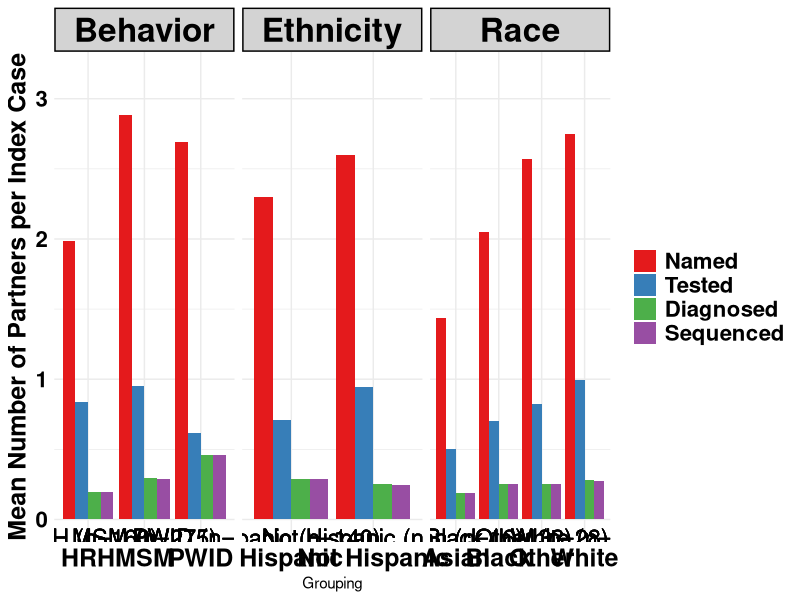

This chart was generated by the following R code:
library(tidyr)
library(ggplot2)

# Behavior Data
df <- data.frame(
  Grouping = c("MSM", "PWID", "HRH"),
  Named_Mean = c(794/275, 70/26, 318/160),
  Tested_Mean = c(262/275, 16/26, 134/160),
  Diagnosed_Mean = c(81/275, 12/26, 31/160),
  Sequenced_Mean = c(79/275, 12/26, 31/160),
  N = c("MSM (n=275)", "PWID (n=26)", "HRH (n=160)")
)
df_long <- df %>%
  gather(Category, Value, -Grouping, -N)
df_long$Category <- factor(df_long$Category, levels = c("Named_Mean", "Tested_Mean", "Diagnosed_Mean", "Sequenced_Mean"))

# Race Data
df_race <- data.frame(
  Grouping = c("White", "Black", "Asian", "Other"),
  Named_Mean = c(861/313, 273/133, 23/16, 72/28),
  Tested_Mean = c(311/313, 93/133, 8/16, 23/28),
  Diagnosed_Mean = c(88/313, 34/133, 3/16, 7/28),
  Sequenced_Mean = c(86/313, 34/133, 3/16, 7/28),
  N = c("White (n=313)", "Black (n=133)", "Asian (n=16)", "Other (n=28)")
)
df_race_long <- df_race %>%
  gather(Category, Value, -Grouping, -N)
df_race_long$Category <- factor(df_race_long$Category, levels = c("Named_Mean", "Tested_Mean", "Diagnosed_Mean", "Sequenced_Mean"))

# Ethnicity Data
df_ethnicity <- data.frame(
  Grouping = c("Hispanic", "Not Hispanic"),
  Named_Mean = c(322/140, 928/357),
  Tested_Mean = c(99/140, 338/357),
  Diagnosed_Mean = c(40/140, 91/357),
  Sequenced_Mean = c(40/140, 89/357),
  N = c("Hispanic (n=140)", "Not Hispanic (n=357)")
)
df_ethnicity_long <- df_ethnicity %>%
  gather(Category, Value, -Grouping, -N)
df_ethnicity_long$Category <- factor(df_ethnicity_long$Category, levels = c("Named_Mean", "Tested_Mean", "Diagnosed_Mean", "Sequenced_Mean"))

# Combine All Data
df_long$Type <- "Behavior"
df_race_long$Type <- "Race"
df_ethnicity_long$Type <- "Ethnicity"
combined_df <- rbind(df_long, df_race_long, df_ethnicity_long)

# Plot
p <- ggplot(combined_df, aes(x = Grouping, y = Value, fill = Category)) +
  geom_bar(stat = "identity", position = "dodge") +
  geom_text(aes(label = N, y = 0), vjust = 1.5, hjust = 0.5, size = 6, color = "black") +
  labs(y = "Mean Number of Partners per Index Case") +
  #scale_fill_brewer(palette="Set1", breaks=c("Named_Mean", "Tested_Mean", "Diagnosed_Mean", "Sequenced_Mean"), labels=c("Named", "Tested", "Diagnosed", "Sequenced"), name="Category") +
  scale_fill_brewer(palette="Set1", breaks=c("Named_Mean", "Tested_Mean", "Diagnosed_Mean", "Sequenced_Mean"), labels=c("Named", "Tested", "Diagnosed", "Sequenced"), name=NULL)+
  theme_minimal() +
  theme(
    plot.title = element_text(size = 18, face = "bold"),
    axis.text.x = element_text(size = 18, face = "bold", color = "black"),
    axis.title.y = element_text(size = 18, face = "bold", color = "black"),
    #axis.text.x = element_text(size = 14, angle = 45, hjust = 1),
    axis.text.y = element_text(size = 16, face = "bold", color = "black"),
    legend.text = element_text(size = 16, face = "bold"),
    #legend.title = element_text(size = 16),
    strip.text = element_text(size = 24, face = "bold", color = "black"),
    strip.background = element_rect(fill = "lightgray", color = "black", linewidth = 1)
  ) +
  facet_wrap(~Type, scales = "free_x", ncol = 3) +
  ylim(0, max(combined_df$Value) + 0.1*max(combined_df$Value))

pdf("cascade-breakdown.pdf", width=28, height=12)
print(p)
dev.off()
